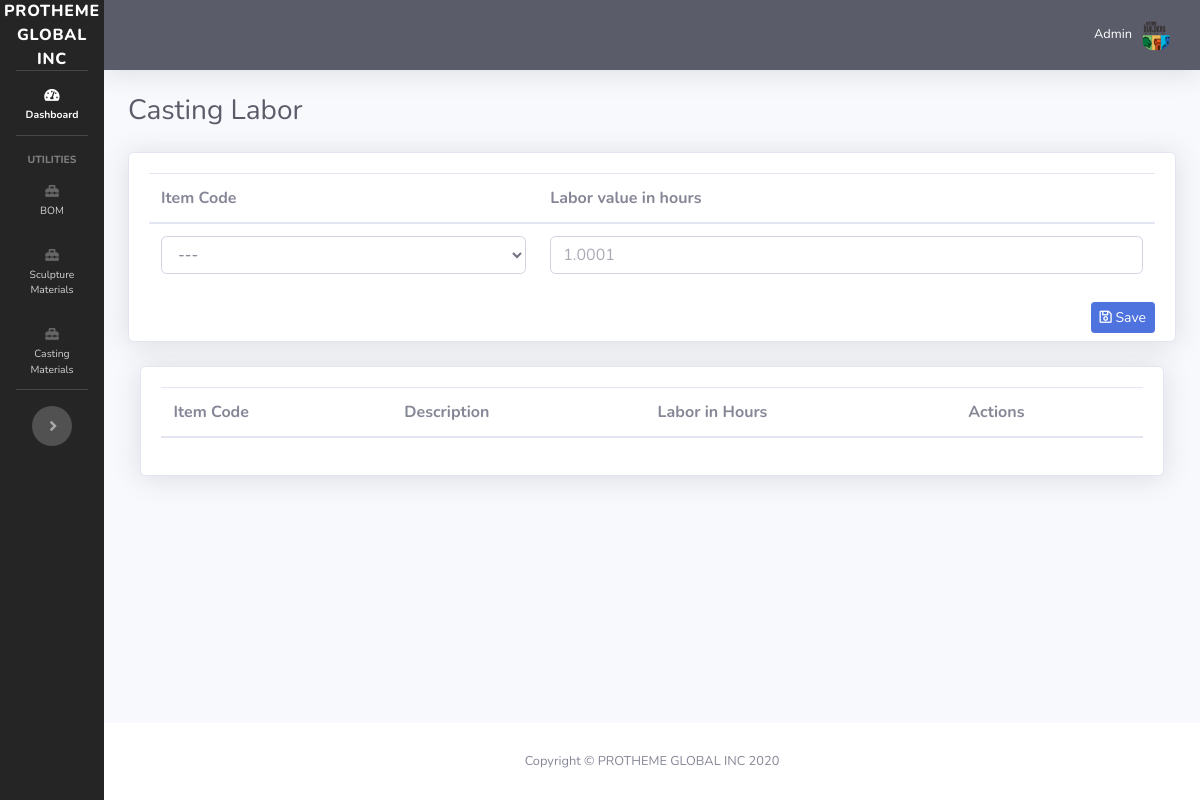
The app's page /casting-labor.php, older data.
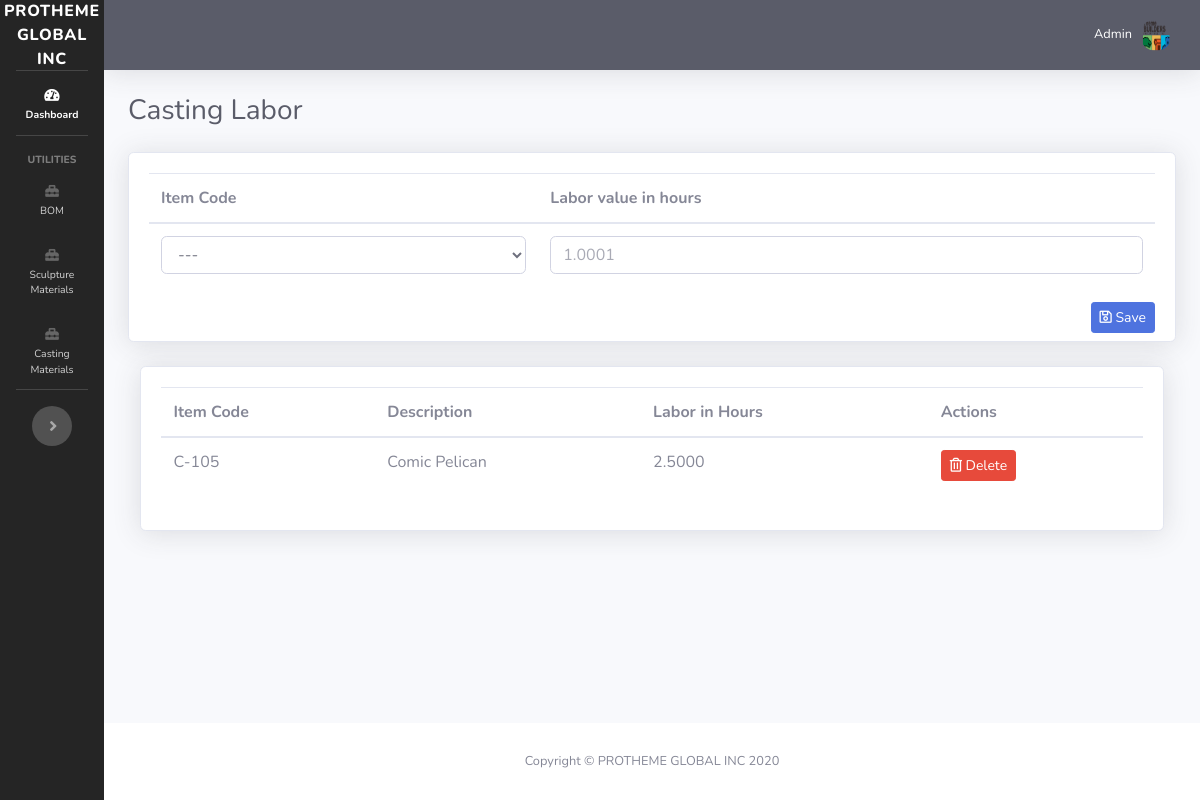
The same page, newer data.
### tables this page shows
CREATE TABLE `casting_labor` (
  `id` int(11) NOT NULL,
  `item_id` int(11) NOT NULL,
  `days` decimal(12,4) NOT NULL
);

CREATE TABLE `item` (
  `id` int(11) NOT NULL,
  `item_code` varchar(128) NOT NULL,
  `item_description` varchar(128) NOT NULL,
  `material` varchar(128) NOT NULL,
  `finish` varchar(128) NOT NULL
);

### casting-labor.php (the view, shortened to what this page needs)
<?php
require_once 'dbh.php';
include("sidebar.php");
$getCastingMaterials = $mysqli->query('SELECT i.item_code, i.item_description, cl.days, cl.id
FROM item i
JOIN casting_labor cl
ON cl.item_id = i.id') or die ($mysqli->error);
?>
<div id="content-wrapper" class="d-flex flex-column">
    <div id="content">
        <?php
        include("topbar.php");
        ?>
        <div class="container-fluid">
            <div class="d-sm-flex align-items-center justify-content-between mb-4">
                <h1 class="h3 mb-0 text-gray-800">Casting Labor</h1>
            </div>
            <div class="row">
                <div class="col-lg-12 mb-4">
                    <div class="card shadow mb-4">
                        <form action="process_item.php" method="POST" class="mb-1">
                            <div class="card-body">
                                <table class="table">
                                    <thead>
                                    <tr>
                                        <th>Item Code</th>
                                        <th>Labor value in hours</th>
                                    </tr>
                                    </thead>
                                    <tbody>
                                    <tr>
                                        <td>
                                            <select class="form-control" name="item_code" required>
                                                <option value="" disabled selected>---</option>
                                            </select>
                                        </td>
                                        <td>
                                            <input type="number" placeholder="1.0001" name="item_labor" class="form-control" step="0.00001"  required>
                                        </td>
                                    </tr>
                                    </tbody>
                                </table>
                                <button type="submit" class="btn btn-primary btn-sm mb-1 float-right" name="save_casting_labor"><i class="far fa-save"></i> Save</button>
                        </form>
                    </div>
                </div>
                <div class="col-lg-12 mb-4">
                    <div class="card shadow mb-12" style="padding: 2%;">
                        <table class="table" id="itemSculptureMaterials">
                            <thead>
                            <tr>
                                <th>Item Code</th>
                                <th>Description</th>
                                <th>Labor in Hours</th>
                                <th>Actions</th>
                            </tr>
                            </thead>
                            <tbody>
                            <?php while($newCastingMaterials=$getCastingMaterials->fetch_assoc()){ ?>
                                <tr>
                                    <td><?php echo $newCastingMaterials['item_code']; ?></td>
                                    <td><?php echo $newCastingMaterials['item_description']; ?></td>
                                    <td><?php echo $newCastingMaterials['days']; ?></td>
                                    <td>
                                        <button type="button" class="btn btn-sm btn-danger float-left" data-toggle="modal" data-target="#exampleModal<?php echo $newCastingMaterials['id']; ?>">
                                            <i class="far fa-trash-alt"></i> Delete
                                        </button>
                                    </td>
                                </tr>
                            <?php }?>
                            </tbody>
                        </table>
                    </div>
                </div>
            </div>
        </div>
    </div>
</div>
<?php include("footer.php"); ?>

Row changes from the older to the newer data that the page shows:
added casting_labor: item.item_code "C-105", item.item_description "Comic Pelican", days "2.5000"
